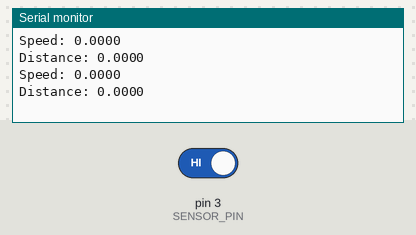
A sketch run on a simulated Arduino Uno, built with avr-gcc and run on an emulated ATmega328P. Parts: the last lines printed to the serial monitor. The test bench sets the inputs (shaded band); at power-on: pin 3 (SENSOR_PIN) HIGH.

Above: at 1.2 s.
1.3 s: pin 3 (SENSOR_PIN) driven LOW
At 2.6 s:
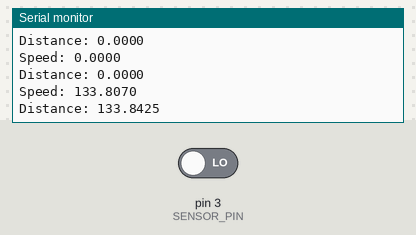
2.8 s: pin 3 (SENSOR_PIN) driven HIGH
At 3.8 s:
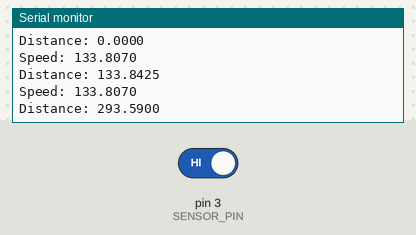
Timing chart, 0 to 5.8 s (numbered marks = the images above; inputs shaded):
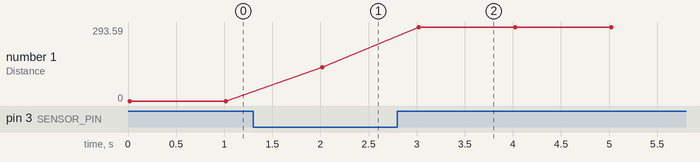

The sketch:

SpeedometerOdometerV1.3.ino
```cpp
/////INCLUDES/////
#include <TimerOne.h>

////////////////////SHARED VARIABLES////////////////////
//TEENSY 3.5
const int SENSOR_PIN = 3;           //Pin connected to sensor

//GOAT CART
const float radius = 20.955;        //Radius of the wheel in cm - USER DEFINED
float circumference;                //Circumference of the wheel (2*pi*radius)

//SENSOR
const int maxDebounceCount = 20;   //Shortest possible revolution in ms (for debouncing) - USER DEFINED
int debounceCount;                  //Counter (for debouncing)
int sensorVal;                      //Value of digital read of SENSOR_PIN (HIGH or LOW)
boolean debounceFlag;               //Flag to indicate state of debounce mode (true or false)

//DATA STORAGE & PROCESSING
volatile float mph;                 //To store speed (in mph)
const float toMPH = 22.3694;        //Constant to convert cm/ms to mph
int revolutions;                    //To store number of total revolutions
volatile float feet;
const float toFeet = 0.0328084; //Constant to convert cm to ft

//TIMER
long revTimeDelta;                  //Time between one full rotation in ms
const int timeout = 2000;           //Maximum time between revolutions in ms - USER DEFINED

////////////////////SETUP////////////////////
void setup()
{
  /////INITIALIZE VAIRABLES/////
  debounceCount = maxDebounceCount;
  mph = 0;
  revTimeDelta = 0;
  circumference = 2*3.14*radius;
  debounceFlag = false;
  /////CONFIGURE PINS/////
  //Switch Closed - Pin 2 connects directly to ground (LOW)
  //Switch Open - Pin 2 biased via interal pull-up resistor (HIGH)
  pinMode(SENSOR_PIN, INPUT_PULLUP);
  /////TIMER INTERRUPT SETUP/////
  Timer1.initialize(1000);
  Timer1.attachInterrupt(readSensor);
  /////CONFIGURE SERIAL DATA TRANSMISSION/////
  //Baud rate of 9600 bps
  Serial.begin(9600);
}

////////////////////ISR////////////////////
void readSensor()
{
  /////SENSOR/////
  sensorVal = digitalRead(SENSOR_PIN);                          //Read value at SENSOR_PIN (HIGH or LOW)
  if(sensorVal == LOW && debounceFlag == false)                 //Step 1: Check to see when SENSOR_PIN transitions from HIGH to LOW
  {
    debounceFlag = true;                                        //Enter debounce state
  }
  else if(sensorVal == LOW && debounceFlag == true) //Step 2: Check status of debounce state
  {
    if(debounceCount == 0)                                      //Check to see if debounce interval has passed
    {
      revolutions++;                                            //Debounce interval has passed, successful rotation, update variables
      feet = float(circumference)*float(revolutions)*toFeet;
      mph = toMPH*(float(circumference)/float(revTimeDelta));
      revTimeDelta = 0;
      debounceCount = maxDebounceCount;
      debounceFlag = false;
    }
    else if(debounceCount > 0)                                  //Check to see if in debounce interval
    {
      debounceCount--;                                          //Decrement debounce count
    }
  }
  else if(sensorVal == HIGH && debounceFlag == true)            //Step 3: Check to see if in debounce state
  {
    if(debounceCount > 0)                                       //Check to see if in debounce interval
    {
      debounceCount--;                                          //Decrement debounce count
    }
  }
  /////TIMER/////
  if (revTimeDelta > timeout){                                  //Check if maximum time between revolutions has passed
    mph = 0;                                                    //Cart at standstill, set speed to zero
  }
  else{
    revTimeDelta++;                                             //Increment time since last rotation
  }
}

////////////////////HELPER FUNCTIONS////////////////////
void displaySpeed(float mph)
{
  //Print speed
  Serial.print("Speed: ");
  Serial.println(mph,4);
}

void displayDistance(float feet)
{
  //Print distance
  Serial.print("Distance: ");
  Serial.println(feet,4);
}

////////////////////LOOP////////////////////
void loop()
{
  //Local variables copies
  float mphCopy;
  float feetCopy;
  //Disable interrupts, copy critical, time-sensitive code, enable interrupts
  noInterrupts();
  mphCopy = mph;
  feetCopy = feet;
  interrupts();
  //Display speed and distance after every 1000 ms (1 second)
  displaySpeed(mphCopy);
  displayDistance(feetCopy);
  delay(1000);
}
```

Measured:
- after the input at 1.3 s, the serial monitor: prints a new line after 0.70 s (image 1)
- after the input at 2.8 s, the serial monitor: prints a new line after 0.22 s (image 2)
- plotted number 1: 0 → 133.84 after the input at 1.3 s, 133.84 → 293.59 after the input at 2.8 s
